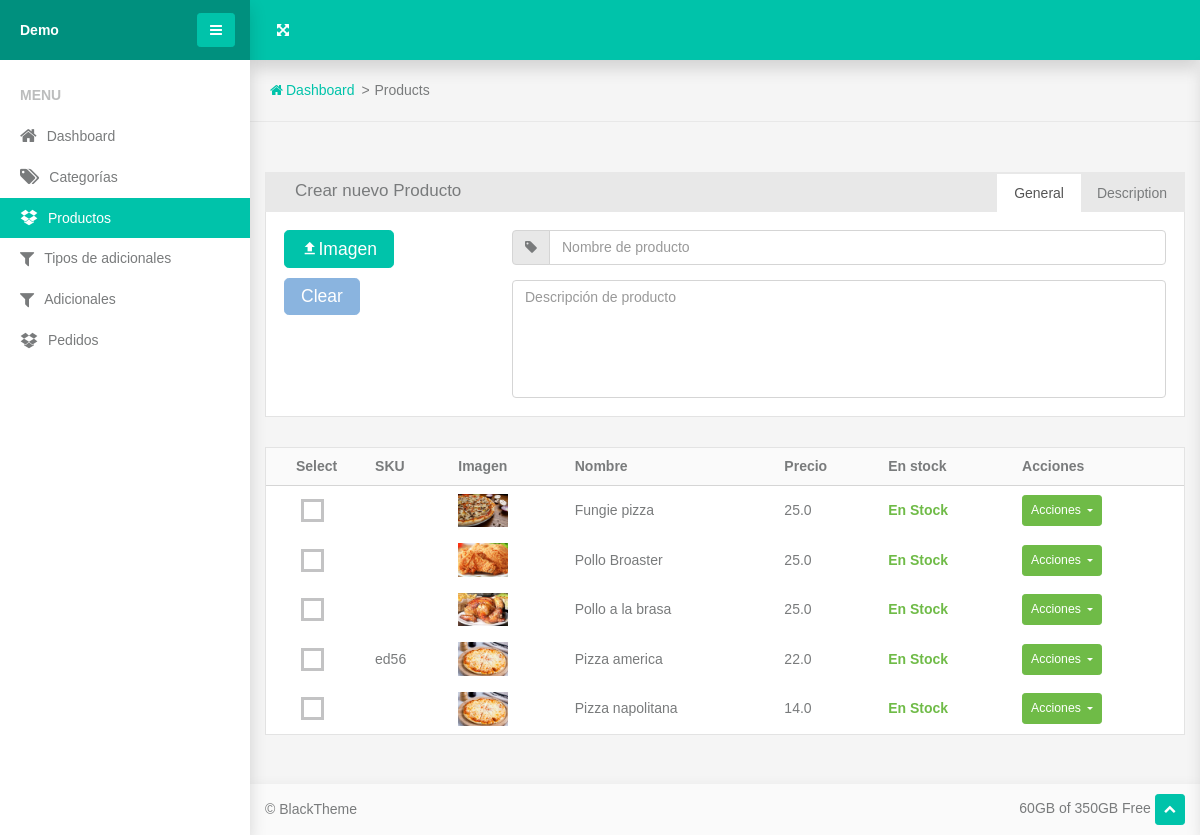
Screenshot of /products/ with the database file from the repository.
### www/models.py (models this page shows, shortened)
class Product(models.Model):
    sku = models.CharField(max_length=100, blank=True, null=True)
    name = models.CharField(max_length=100)
    description = models.TextField(max_length=300, blank=True, null=True)
    category = models.ForeignKey('Category', on_delete=models.SET_NULL, null=True, blank=True, related_name='products')
    image = models.ImageField(blank=True, null=True)
    price = models.FloatField()
    in_stock = models.BooleanField(default=True)
    discount_price = models.FloatField(blank=True, null=True)

### www/views.py (the view)
# urls.py: path('products/', views.products, name='products'),
def products(req):
    form = forms.ProductForm()
    context = {
        'products': models.Product.objects.all(),
        'categories': models.Category.objects.all(),
        'form': form,
    }
    if req.method == 'GET':
        return render(req, 'www/products.html', context)
    elif req.method == 'POST':
        form = forms.ProductForm(req.POST, req.FILES)
        if form.is_valid():
            product = form.save()
            context['product'] = product
        return render(req, 'www/products.html', context)

### www/forms.py
class ProductForm(forms.ModelForm):
    class Meta:
        model = models.Product
        fields = '__all__'
        widgets = {
            'image': forms.FileInput(attrs={'class': 'tower-file-input'}),
            'name': forms.TextInput(attrs={'class': 'form-control', 'placeholder': 'Nombre de producto'}),
            'description': forms.Textarea(attrs={'class': 'form-control', 'placeholder': 'Descripción de producto', 'rows': '5'}),
            'sku': forms.TextInput(attrs={'class': 'form-control', 'placeholder': 'SKU'}),
            'category': forms.Select(attrs={'class': 'form-control', 'placeholder': 'Categoría'}),
            'price': forms.NumberInput(attrs={'class': 'form-control', 'placeholder': 'Precio', 'id': 'basic-addon2'}),
            'in_stock': forms.CheckboxInput(attrs={'class': 'custom-control-input'}),
        }

### www/models.py (called while the page is built)
    def __str__(self):
        return self.name

### www/templates/www/products.html (shortened to what this page needs)
{% extends "base.html" %}
{% load static %}
{% load www_tags %}
{% block content %}
    <section class="topbar">
        <ul class="breadcrumbs">
          <li class="breadcrumbs-item"><a class="breadcrumbs-link" href="{% url 'home' %}"><span class="breadcrumbs-icon fa-home"></span><span>Dashboard</span></a></li>
          <li class="breadcrumbs-item">Products
          </li>
        </ul>
      </section>
      <section class="section-sm">
        <div class="container-fluid">
          <div class="panel panel-nav">
            <div class="panel-header d-flex flex-wrap align-items-center justify-content-between">
              <h3 class="panel-title">Crear nuevo Producto</h3>
              <ul class="nav nav-tabs scroller scroller-horizontal" role="tablist">
                <li class="nav-item"><a class="nav-link active" data-toggle="tab" href="#panelTab1" role="tab" aria-controls="panelTab1" aria-selected="true">General</a></li>
                <li class="nav-item"><a class="nav-link" data-toggle="tab" href="#panelTab2" role="tab" aria-controls="panelTab2" aria-selected="false">Description</a></li>
              </ul>
            </div>
            <div class="panel-body">
              <form method="post" enctype="multipart/form-data">
                <div class="tab-content">
                  <div class="tab-pane fade show active" id="panelTab1" role="tabpanel">
                    <div class="row row-15">
                      <div class="col-md-4 col-xl-3">
                        <div class="tower-file">
                          <div class="group-10">
                            <label class="btn btn-lg btn-primary" for="id_image"><span class="mdi-upload"></span><span>Imagen</span></label>
                            <button class="tower-file-clear btn btn-lg btn-secondary align-top" type="button">Clear</button>
                          </div>
                        </div>
                      </div>
                      <div class="col-md-8 col-xl-9">
                        <div class="input-group form-group">
                          <div class="input-group-prepend">
                            <label class="input-group-text" for="basic-addon1"><span class="fa-tag"></span></label>
                          </div>
                          {{form.name}}
                        </div>
                        <div class="form-group">
                        {{form.description}}
                        </div>
                      </div>
                    </div>
                  </div>
                </div>
              </form>
            </div>
          </div>
          <div class="panel">
            <div class="panel-body p-0">
              <div class="table-responsive">
                <table class="table table-sm table-borderless table-vertical-align">
                  <thead>
                    <tr class="border-bottom bg-lighter">
                      <th class="text-center">Select</th>
                      <th>SKU</th>
                      <th>Imagen</th>
                      <th>Nombre</th>
                      <th>Precio</th>
                      <th>En stock</th>
                      <th>Acciones</th>
                    </tr>
                  </thead>
                  <tbody>
                  {% for product in products %}
                    <tr>
                      <td class="text-center">
                        <div class="custom-control custom-checkbox custom-checkbox-light">
                        </div>
                      </td>
                      <td> {% if product.sku %}{{product.sku}}{% endif %} </td>
                      <td><img src="{{ product.image.url }}" width="50" height="50" alt=""></td>
                      <td>{{product.name}}</td>
                      <td>{{product.price}}</td>
                      {% if product.in_stock %}
                        <td class="text-success"><b>En Stock</b></td>
                      {% else %}
                      <td class="text-danger"><b>Agotado</b></td>
                      {% endif %}
                      <td>
                        <div class="dropdown">
                          <button class="btn dropdown-toggle btn-success btn-sm" data-toggle="dropdown"><span>Acciones</span>
                          </button>
                        </div>
                      </td>
                    </tr>
                  {% endfor %}
                  </tbody>
                </table>
              </div>
            </div>
          </div>
        </div>
      </section>
{% endblock content %}

### www/static/www/components/breadcrumbs/breadcrumbs.css (style rules this page uses)
.breadcrumbs { display: flex; flex-wrap: wrap; padding: 0 1.25rem; list-style: none; }
.breadcrumbs-item { flex-shrink: 0; }
.breadcrumbs-item:not(:first-child) { position: relative; padding-left: 20px; }
.breadcrumbs-item:not(:first-child)::before { content: '>'; position: absolute; left: 0.4375rem; }
.breadcrumbs-icon { margin-right: 0.1875rem; }

### www/static/www/components/panel/panel.css (style rules this page uses)
.panel { position: relative; display: flex; flex-direction: column; min-width: 0; word-wrap: break-word; background-color: #fff; background-clip: border-box; }
.panel-body { flex: 1 1 auto; padding: 1.25rem; border: 1px solid #e3e3e3; }
.panel-header { padding: 0.9375rem 1.25rem; background-color: #e8e8e8; }
.panel-title { font-size: 1.0625rem; }
@media (min-width: 1200px) { .panel-header { padding: 1.125rem 1.875rem; } }
@media (min-width: 1200px) { .panel-body, .panel-menu, .panel-footer { padding: 1.125rem; } }
* + .panel { margin-top: 0.8125rem; }
.panel + .panel { margin-top: 1.875rem; }
.panel-nav .panel-header { padding: 0; }
.panel-nav .nav { flex-wrap: nowrap; overflow-x: auto; }
.panel-nav .nav-item + .nav-item { margin-left: -1px; }
.panel-nav .nav-tabs .nav-link { border-bottom: 0; }
.panel-nav .panel-title { padding: 0.5rem 1.875rem; }

### www/static/www/components/section/section.css (style rules this page uses)
.section-sm, .section-md, .section-lg { padding: 50px 0; }

### www/static/www/components/dropdown/dropdown.css (style rules this page uses)
.dropup, .dropright, .dropdown, .dropleft { position: relative; }
.dropdown-toggle { white-space: nowrap; }
.dropdown-toggle::after { display: inline-block; margin-left: 0.255em; vertical-align: middle; content: ""; border-top: 0.3em solid; border-right: 0.3em solid transparent; border-bottom: 0; border-left: 0.3em solid transparent; }
.dropdown { display: inline-block; }
.dropdown-toggle:after { height: 0.3em; }

### www/static/www/components/button/button.css (style rules this page uses)
.btn { display: inline-block; font-weight: 400; color: #797b7c; text-align: center; vertical-align: middle; user-select: none; background-color: transparent; border: 1px solid transparent; padding: 0.375rem 0.75rem; font-size: 0.875rem; line-height: 1.49; border-radius: 0.2rem; transition: color 0.15s ease-in-out, background-color 0.15s ease-in-out, border-color 0.15s ease-in-out, box-shadow 0.15s ease-in-out; }
.btn.disabled, .btn:disabled { opacity: 0.65; box-shadow: none; }
.btn-primary { color: #fff; background-color: #00c3aa; border-color: #00c3aa; box-shadow: 0 0 0 transparent; }
.btn-secondary { color: #fff; background-color: #4d8dce; border-color: #4d8dce; box-shadow: 0 0 0 transparent; }
.btn-secondary.disabled, .btn-secondary:disabled { color: #fff; background-color: #4d8dce; border-color: #4d8dce; }
.btn-success { color: #fff; background-color: #6fbb47; border-color: #6fbb47; box-shadow: 0 0 0 transparent; }
.btn-lg, .btn-group-lg > .btn { padding: 0.5rem 1rem; font-size: 1.09375rem; line-height: 1.1; border-radius: 0.3rem; }
.btn-sm, .btn-group-sm > .btn { padding: 0.25rem 0.5rem; font-size: 0.76563rem; line-height: 1.7; border-radius: 0.2rem; }
.btn { transition: .2s; }

### www/static/www/components/table/table.css (style rules this page uses)
.table { width: 100%; margin-bottom: 1rem; color: #797b7c; }
.table th, .table td { padding: 0.75rem; vertical-align: top; border-top: 1px solid #d5d5d5; }
.table thead th { vertical-align: bottom; border-bottom: 2px solid #d5d5d5; }
.table-sm th, .table-sm td { padding: 0.5rem; }
.table-borderless th, .table-borderless td, .table-borderless thead th, .table-borderless tbody + tbody { border: 0; }
.table-responsive { display: block; width: 100%; overflow-x: auto; -webkit-overflow-scrolling: touch; }
.table { margin-bottom: 0; }
.table-vertical-align td, .table-vertical-align th { vertical-align: middle; }

### www/static/www/components/mdi/mdi.css (style rules this page uses)
[class*='mdi-']:before { font-weight: 400; font-family: 'Material Design Icons'; }
.mdi-upload:before { content: "\f63f"; }

### rows the page displays
Product: image (picture), name "Fungie pizza", price "25.0", in_stock "En Stock"
Product: image (picture), name "Pollo Broaster", price "25.0", in_stock "En Stock"
Product: image (picture), name "Pollo a la brasa", price "25.0", in_stock "En Stock"
Product: sku "ed56", image (picture), name "Pizza america", price "22.0", in_stock "En Stock"
Product: image (picture), name "Pizza napolitana", price "14.0", in_stock "En Stock"
